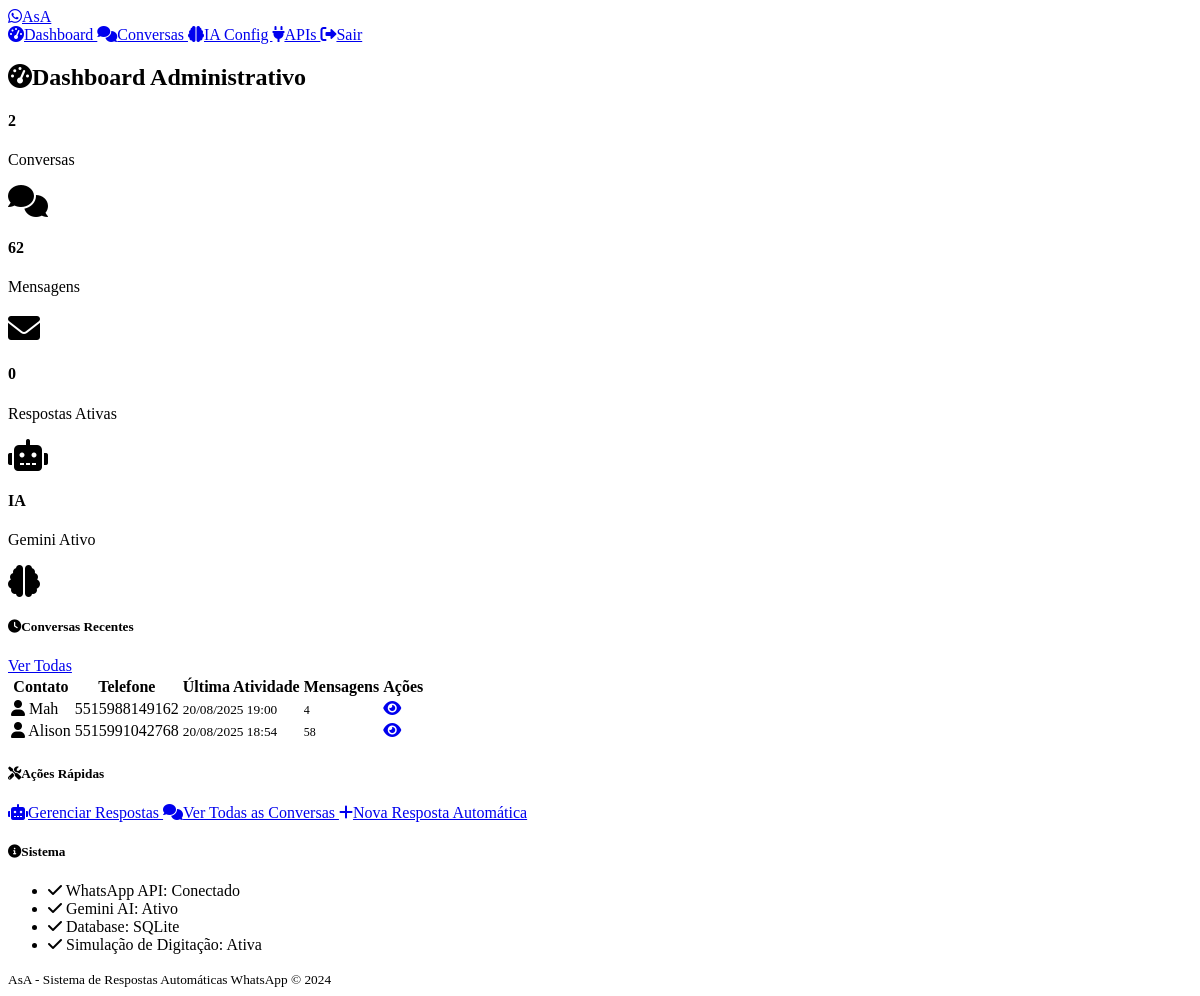
Screenshot of /admin/dashboard (signed in) with the database file from the repository.
### models.py (models this page shows)
class Conversation(db.Model):
    id = db.Column(db.Integer, primary_key=True)
    phone_number = db.Column(db.String(20), nullable=False)
    contact_name = db.Column(db.String(100))
    created_at = db.Column(db.DateTime, default=datetime.utcnow)
    updated_at = db.Column(db.DateTime, default=datetime.utcnow, onupdate=datetime.utcnow)
    is_active = db.Column(db.Boolean, default=True)
    ai_paused = db.Column(db.Boolean, default=False)  # True when human takes over
    paused_at = db.Column(db.DateTime)  # When AI was paused
    messages = db.relationship('Message', backref='conversation', lazy=True, cascade='all, delete-orphan')

### routes.py (the view)
    def decorated_function(*args, **kwargs):
        if not session.get('admin_logged_in'):
            return redirect(url_for('admin_login'))
        return f(*args, **kwargs)

### routes.py (called while the page is built)
def admin_required(f):
    def decorated_function(*args, **kwargs):
        if not session.get('admin_logged_in'):
            return redirect(url_for('admin_login'))
        return f(*args, **kwargs)
    decorated_function.__name__ = f.__name__
    return decorated_function

@app.route('/admin/dashboard')
@admin_required
def admin_dashboard():
    total_conversations = Conversation.query.count()
    total_messages = Message.query.count()
    active_responses = AutoResponse.query.filter_by(is_active=True).count()
    recent_conversations = Conversation.query.order_by(
        Conversation.updated_at.desc()
    ).limit(5).all()
    stats = {
        'total_conversations': total_conversations,
        'total_messages': total_messages,
        'active_responses': active_responses,
        'recent_conversations': recent_conversations
    }
    return render_template('admin_dashboard.html', stats=stats)

@app.context_processor
def inject_admin_status():
    return {'admin_logged_in': session.get('admin_logged_in', False)}

### templates/admin_dashboard.html (shortened to what this page needs)
{% extends "base.html" %}
{% block content %}
<div class="d-flex justify-content-between align-items-center mb-4">
    <h2>
        <i class="fas fa-tachometer-alt me-2"></i>Dashboard Administrativo
    </h2>
</div>
<div class="row mb-4">
    <div class="col-lg-3 col-md-6 mb-3">
        <div class="card bg-primary">
            <div class="card-body">
                <div class="d-flex justify-content-between">
                    <div>
                        <h4 class="mb-0">{{ stats.total_conversations }}</h4>
                        <p class="mb-0">Conversas</p>
                    </div>
                    <div class="align-self-center">
                        <i class="fas fa-comments fa-2x"></i>
                    </div>
                </div>
            </div>
        </div>
    </div>
    <div class="col-lg-3 col-md-6 mb-3">
        <div class="card bg-success">
            <div class="card-body">
                <div class="d-flex justify-content-between">
                    <div>
                        <h4 class="mb-0">{{ stats.total_messages }}</h4>
                        <p class="mb-0">Mensagens</p>
                    </div>
                    <div class="align-self-center">
                        <i class="fas fa-envelope fa-2x"></i>
                    </div>
                </div>
            </div>
        </div>
    </div>
    <div class="col-lg-3 col-md-6 mb-3">
        <div class="card bg-info">
            <div class="card-body">
                <div class="d-flex justify-content-between">
                    <div>
                        <h4 class="mb-0">{{ stats.active_responses }}</h4>
                        <p class="mb-0">Respostas Ativas</p>
                    </div>
                    <div class="align-self-center">
                        <i class="fas fa-robot fa-2x"></i>
                    </div>
                </div>
            </div>
        </div>
    </div>
    <div class="col-lg-3 col-md-6 mb-3">
        <div class="card bg-warning">
            <div class="card-body">
                <div class="d-flex justify-content-between">
                    <div>
                        <h4 class="mb-0">IA</h4>
                        <p class="mb-0">Gemini Ativo</p>
                    </div>
                    <div class="align-self-center">
                        <i class="fas fa-brain fa-2x"></i>
                    </div>
                </div>
            </div>
        </div>
    </div>
</div>
<div class="card">
    <div class="card-header d-flex justify-content-between align-items-center">
        <h5 class="mb-0">
            <i class="fas fa-clock me-2"></i>Conversas Recentes
        </h5>
        <a href="{{ url_for('admin_conversations') }}" class="btn btn-sm btn-outline-primary">
            Ver Todas
        </a>
    </div>
    <div class="card-body">
        {% if stats.recent_conversations %}
            <div class="table-responsive">
                <table class="table table-hover">
                    <thead>
                        <tr>
                            <th>Contato</th>
                            <th>Telefone</th>
                            <th>Última Atividade</th>
                            <th>Mensagens</th>
                            <th>Ações</th>
                        </tr>
                    </thead>
                    <tbody>
                        {% for conversation in stats.recent_conversations %}
                        <tr>
                            <td>
                                <i class="fas fa-user me-2"></i>
                                {{ conversation.contact_name or 'Sem nome' }}
                            </td>
                            <td>{{ conversation.phone_number }}</td>
                            <td>
                                <small class="text-muted">
                                    {{ conversation.updated_at.strftime('%d/%m/%Y %H:%M') }}
                                </small>
                            </td>
                            <td>
                                <span class="badge bg-secondary">
                                    {{ conversation.messages|length }}
                                </span>
                            </td>
                            <td>
                                <a href="{{ url_for('view_conversation', conversation_id=conversation.id) }}"
                                   class="btn btn-sm btn-outline-primary">
                                    <i class="fas fa-eye"></i>
                                </a>
                            </td>
                        </tr>
                        {% endfor %}
                    </tbody>
                </table>
            </div>
        {% else %}
            <div class="text-center py-4">
                <i class="fas fa-comments fa-3x text-muted mb-3"></i>
                <p class="text-muted">Nenhuma conversa ainda</p>
            </div>
        {% endif %}
    </div>
</div>
<div class="row mt-4">
    <div class="col-md-6">
        <div class="card">
            <div class="card-header">
                <h5 class="mb-0">
                    <i class="fas fa-tools me-2"></i>Ações Rápidas
                </h5>
            </div>
            <div class="card-body">
                <div class="d-grid gap-2">
                    <a href="{{ url_for('admin_responses') }}" class="btn btn-outline-primary">
                        <i class="fas fa-robot me-2"></i>Gerenciar Respostas
                    </a>
                    <a href="{{ url_for('admin_conversations') }}" class="btn btn-outline-secondary">
                        <i class="fas fa-comments me-2"></i>Ver Todas as Conversas
                    </a>
                    <a href="{{ url_for('add_response') }}" class="btn btn-outline-success">
                        <i class="fas fa-plus me-2"></i>Nova Resposta Automática
                    </a>
                </div>
            </div>
        </div>
    </div>
    <div class="col-md-6">
        <div class="card">
            <div class="card-header">
                <h5 class="mb-0">
                    <i class="fas fa-info-circle me-2"></i>Sistema
                </h5>
            </div>
            <div class="card-body">
                <ul class="list-unstyled mb-0">
                    <li class="mb-2">
                        <i class="fas fa-check text-success me-2"></i>
                        WhatsApp API: Conectado
                    </li>
                    <li class="mb-2">
                        <i class="fas fa-check text-success me-2"></i>
                        Gemini AI: Ativo
                    </li>
                    <li class="mb-2">
                        <i class="fas fa-check text-success me-2"></i>
                        Database: SQLite
                    </li>
                    <li>
                        <i class="fas fa-check text-success me-2"></i>
                        Simulação de Digitação: Ativa
                    </li>
                </ul>
            </div>
        </div>
    </div>
</div>
{% endblock %}

### static/css/custom.css (style rules this page uses)
:root { --asa-primary: #25d366; --asa-secondary: #128c7e; --asa-accent: #075e54; --asa-light: #dcf8c6; }
.badge { font-size: 0.75em; font-weight: 500; }

### rows the page displays
Conversation: contact_name "Mah", phone_number "5515988149162", updated_at "20/08/2025 19:00", messages|length "4"
Conversation: contact_name "Alison", phone_number "5515991042768", updated_at "20/08/2025 18:54", messages|length "58"

### other values shown
{{ stats.total_conversations }} "2"
{{ stats.total_messages }} "62"
{{ stats.active_responses }} "0"
